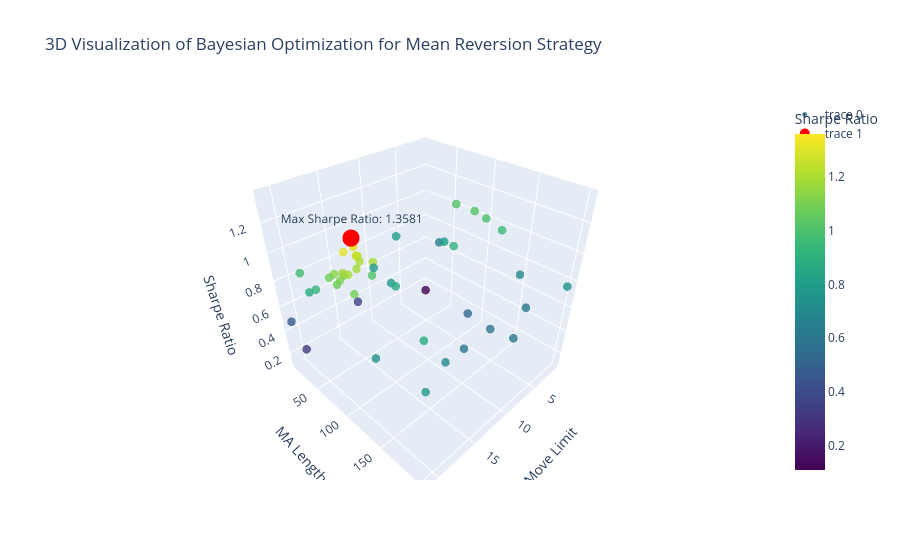

The code cell stored with this chart in its notebook:
### Code cell
# Extract the evaluated points and corresponding negative Sharpe Ratios
x_vals = [point[0] for point in res.x_iters]
y_vals = [point[1] for point in res.x_iters]
z_vals = res.func_vals

# Convert negative Sharpe Ratios to positive for visualization
sharpe_ratios = [-z for z in z_vals]

# Find the highest Sharpe Ratio and its corresponding parameters
max_sharpe_ratio = max(sharpe_ratios)
max_index = sharpe_ratios.index(max_sharpe_ratio)
best_move_limit = x_vals[max_index]
best_ma_length = y_vals[max_index]

# Create a 3D scatter plot
fig = go.Figure(data=[go.Scatter3d(
    x=x_vals,
    y=y_vals,
    z=sharpe_ratios,
    mode='markers',
    marker=dict(
        size=5,
        color=sharpe_ratios,  
        colorscale='Viridis',
        opacity=0.8,
        colorbar=dict(title='Sharpe Ratio')
    ),
    text=[f'Move Limit: {x}, MA Length: {y}, Sharpe Ratio: {z:.4f}' for x, y, z in zip(x_vals, y_vals, sharpe_ratios)],  # Hover text
    hoverinfo='text'
)])

# Highlight the highest Sharpe Ratio point
fig.add_trace(go.Scatter3d(
    x=[best_move_limit],
    y=[best_ma_length],
    z=[max_sharpe_ratio],
    mode='markers+text',
    marker=dict(
        size=10,
        color='red'
    ),
    text=[f'Max Sharpe Ratio: {max_sharpe_ratio:.4f}'],
    textposition='top center'
))

# Set labels and title
fig.update_layout(
    scene=dict(
        xaxis_title='Move Limit',
        yaxis_title='MA Length',
        zaxis_title='Sharpe Ratio'
    ),
    title='3D Visualization of Bayesian Optimization for Mean Reversion Strategy',
    autosize=True
)

fig.show()

### Figure 1 — Plotly figure (JSON) as saved in the notebook; plotly's stock layout.template omitted (floating-point values rounded to 4 significant figures)
{"data": [{"hoverinfo": "text", "marker": {"color": [0.5937, 0.8662, 0.7918, 0.8048, 0.9239, 1.015, 0.5884, 0.539, 0.5884, 0.602, 0.6883, 0.8628, 1.133, 1.115, 1.086, 0.75, 1.109, 1.015, 0.9953, 1.012, 0.4798, 0.6387, 0.8077, 0.9332, 1.075, 1.175, 1.303, 1.187, 1.186, 0.9725, 0.7726, 0.7799, 1.089, 0.1105, 1.243, 1.249, 1.332, 1.249, 0.7613, 0.9566, 1.314, 1.309, 1.358, 1.333, 0.8752, 1.187, 1.206, 0.6883, 0.3591, 0.3251], "colorbar": {"title": {"text": "Sharpe Ratio"}}, "colorscale": [[0, "#440154"], [0.1111, "#482878"], [0.2222, "#3e4989"], [0.3333, "#31688e"], [0.4444, "#26828e"], [0.5556, "#1f9e89"], [0.6667, "#35b779"], [0.7778, "#6ece58"], [0.8889, "#b5de2b"], [1, "#fde725"]], "opacity": 0.8, "size": 5}, "mode": "markers", "text": ["Move Limit: 12.856892364500368, MA Length: 171, Sharpe Ratio: 0.5937", "Move Limit: 18.15891235245514, MA Length: 172, Sharpe Ratio: 0.8662", "Move Limit: 13.471273935719449, MA Length: 83, Sharpe Ratio: 0.7918", "Move Limit: 6.950692130889447, MA Length: 21, Sharpe Ratio: 0.8048", "Move Limit: 6.453125891602265, MA Length: 101, Sharpe Ratio: 0.9239", "Move Limit: 17.24337457550987, MA Length: 102, Sharpe Ratio: 1.0152", "Move Limit: 8.855695922016597, MA Length: 170, Sharpe Ratio: 0.5884", "Move Limit: 7.747923208345369, MA Length: 134, Sharpe Ratio: 0.5390", "Move Limit: 8.36483079681096, MA Length: 193, Sharpe Ratio: 0.5884", "Move Limit: 3.8070156082529034, MA Length: 176, Sharpe Ratio: 0.6020", "Move Limit: 16.536139194778464, MA Length: 181, Sharpe Ratio: 0.6883", "Move Limit: 14.60377526526576, MA Length: 102, Sharpe Ratio: 0.8628", "Move Limit: 21.0, MA Length: 102, Sharpe Ratio: 1.1334", "Move Limit: 21.0, MA Length: 109, Sharpe Ratio: 1.1154", "Move Limit: 21.0, MA Length: 94, Sharpe Ratio: 1.0857", "Move Limit: 21.0, MA Length: 146, Sharpe Ratio: 0.7500", "Move Limit: 20.261580638849633, MA Length: 104, Sharpe Ratio: 1.1087", "Move Limit: 1.0, MA Length: 83, Sharpe Ratio: 1.0148", "Move Limit: 1.0, MA Length: 99, Sharpe Ratio: 0.9953", "Move Limit: 1.0, MA Length: 57, Sharpe Ratio: 1.0117", "Move Limit: 21.0, MA Length: 10, Sharpe Ratio: 0.4798", "Move Limit: 1.0, MA Length: 33, Sharpe Ratio: 0.6387", "Move Limit: 4.005101350935134, MA Length: 67, Sharpe Ratio: 0.8077", "Move Limit: 21.0, MA Length: 70, Sharpe Ratio: 0.9332", "Move Limit: 21.0, MA Length: 104, Sharpe Ratio: 1.0749", "Move Limit: 21.0, MA Length: 114, Sharpe Ratio: 1.1752", "Move Limit: 21.0, MA Length: 118, Sharpe Ratio: 1.3032", "Move Limit: 21.0, MA Length: 121, Sharpe Ratio: 1.1865", "Move Limit: 18.470308610931085, MA Length: 120, Sharpe Ratio: 1.1856", "Move Limit: 21.0, MA Length: 47, Sharpe Ratio: 0.9725", "Move Limit: 12.601299175413898, MA Length: 47, Sharpe Ratio: 0.7726", "Move Limit: 21.0, MA Length: 201, Sharpe Ratio: 0.7799", "Move Limit: 21.0, MA Length: 126, Sharpe Ratio: 1.0885", "Move Limit: 1.0, MA Length: 10, Sharpe Ratio: 0.1105", "Move Limit: 19.673207379796125, MA Length: 117, Sharpe Ratio: 1.2431", "Move Limit: 19.812840283578588, MA Length: 117, Sharpe Ratio: 1.2494", "Move Limit: 20.13985961722232, MA Length: 118, Sharpe Ratio: 1.3321", "Move Limit: 19.790144006207385, MA Length: 117, Sharpe Ratio: 1.2494", "Move Limit: 1.0, MA Length: 201, Sharpe Ratio: 0.7613", "Move Limit: 1.0, MA Length: 120, Sharpe Ratio: 0.9566", "Move Limit: 20.042648707658515, MA Length: 118, Sharpe Ratio: 1.3139", "Move Limit: 20.078389468104223, MA Length: 118, Sharpe Ratio: 1.3092", "Move Limit: 20.179126972351778, MA Length: 118, Sharpe Ratio: 1.3581", "Move Limit: 20.106765333953184, MA Length: 118, Sharpe Ratio: 1.3329", "Move Limit: 21.0, MA Length: 58, Sharpe Ratio: 0.8752", "Move Limit: 20.034608259960137, MA Length: 119, Sharpe Ratio: 1.1869", "Move Limit: 19.461619011919133, MA Length: 116, Sharpe Ratio: 1.2058", "Move Limit: 1.0, MA Length: 148, Sharpe Ratio: 0.6883", "Move Limit: 12.356184584163188, MA Length: 10, Sharpe Ratio: 0.3591", "Move Limit: 21.0, MA Length: 31, Sharpe Ratio: 0.3251"], "type": "scatter3d", "x": [12.86, 18.16, 13.47, 6.951, 6.453, 17.24, 8.856, 7.748, 8.365, 3.807, 16.54, 14.6, 21, 21, 21, 21, 20.26, 1, 1, 1, 21, 1, 4.005, 21, 21, 21, 21, 21, 18.47, 21, 12.6, 21, 21, 1, 19.67, 19.81, 20.14, 19.79, 1, 1, 20.04, 20.08, 20.18, 20.11, 21, 20.03, 19.46, 1, 12.36, 21], "y": [171, 172, 83, 21, 101, 102, 170, 134, 193, 176, 181, 102, 102, 109, 94, 146, 104, 83, 99, 57, 10, 33, 67, 70, 104, 114, 118, 121, 120, 47, 47, 201, 126, 10, 117, 117, 118, 117, 201, 120, 118, 118, 118, 118, 58, 119, 116, 148, 10, 31], "z": [0.5937, 0.8662, 0.7918, 0.8048, 0.9239, 1.015, 0.5884, 0.539, 0.5884, 0.602, 0.6883, 0.8628, 1.133, 1.115, 1.086, 0.75, 1.109, 1.015, 0.9953, 1.012, 0.4798, 0.6387, 0.8077, 0.9332, 1.075, 1.175, 1.303, 1.187, 1.186, 0.9725, 0.7726, 0.7799, 1.089, 0.1105, 1.243, 1.249, 1.332, 1.249, 0.7613, 0.9566, 1.314, 1.309, 1.358, 1.333, 0.8752, 1.187, 1.206, 0.6883, 0.3591, 0.3251]}, {"marker": {"color": "red", "size": 10}, "mode": "markers+text", "text": ["Max Sharpe Ratio: 1.3581"], "textposition": "top center", "type": "scatter3d", "x": [20.18], "y": [118], "z": [1.358]}], "layout": {"autosize": true, "scene": {"aspectmode": "auto", "aspectratio": {"x": 1, "y": 1, "z": 1}, "xaxis": {"title": {"text": "Move Limit"}, "type": "linear"}, "yaxis": {"title": {"text": "MA Length"}, "type": "linear"}, "zaxis": {"title": {"text": "Sharpe Ratio"}, "type": "linear"}}, "title": {"text": "3D Visualization of Bayesian Optimization for Mean Reversion Strategy"}}}
